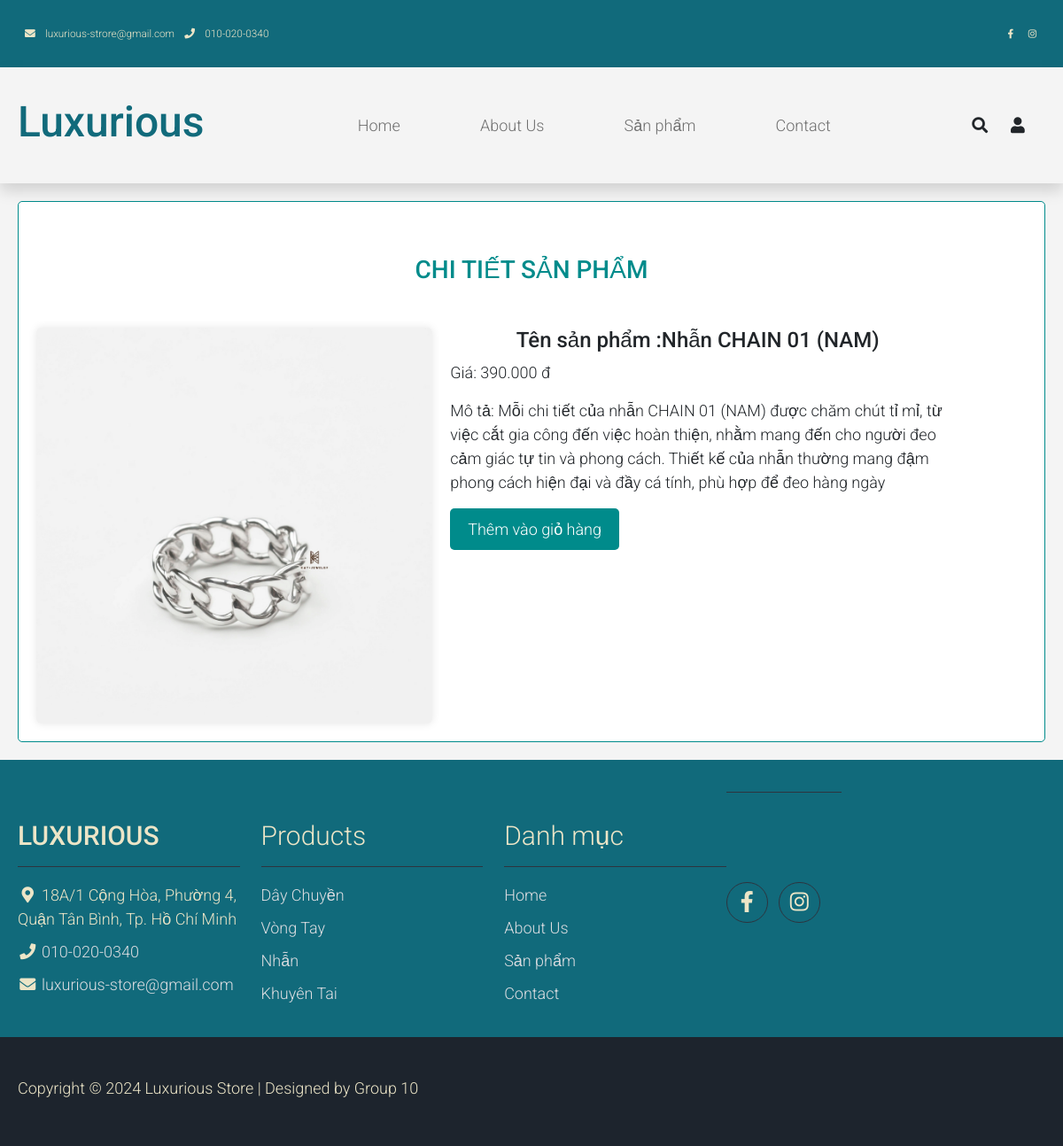
Page /index.php?act=chitietsp&id=10 on the committed database.
### tables this page shows
CREATE TABLE `products` (
  `id` int(10) NOT NULL,
  `name` varchar(50) NOT NULL,
  `qty` int(20) NOT NULL,
  `price` int(20) NOT NULL,
  `method` varchar(500) NOT NULL,
  `image` varchar(50) NOT NULL,
  `id_type` int(10) NOT NULL
);

### view/chitietsp.php (the view, shortened to what this page needs)
<!DOCTYPE html>
<html lang="vi">
<head>
</head>
<body>
    <div class="container">
        <div class="product_detail">
            <h3>CHI TIẾT SẢN PHẨM </h3>
            <div class="hinhanh">
                <?php
                @include 'connectdb.php';
                if (isset($_GET['id'])) {
                    $id = $_GET['id'];
                    $sql = "SELECT * FROM products WHERE id='$id'";
                    $result = $conn->query($sql);
                    if ($result->num_rows > 0) {
                        $row_pro = $result->fetch_assoc();
                        echo '<img src="admin/update_img/' . $row_pro['image'] . '" alt="Hình ảnh sản phẩm"> ';
                    } else {
                        echo 'Không tìm thấy hình ảnh sản phẩm';
                    }
                } else {
                    echo 'Không có hình ảnh sản phẩm để hiển thị';
                }
                ?>
            </div>
            <div class="thongtin">
                <?php
                @include 'connectdb.php';
                if (isset($_GET['id'])) {
                    $id = $_GET['id'];
                    $sql = "SELECT * FROM products WHERE id='$id'";
                    $result = $conn->query($sql);
                    if ($result->num_rows > 0) {
                        $row_pro = $result->fetch_assoc();
                        echo '<h4>Tên sản phẩm :' . $row_pro['name'] . '</h4>';
                        echo '<p>Giá: ' . number_format($row_pro['price'], 0, ',', '.') . ' đ</p>';
                        echo '<p>Mô tả: ' . $row_pro['method'] . '</p>';
                    } else {
                        echo 'Không tìm thấy sản phẩm';
                    }
                } else {
                    echo 'Không có thông tin sản phẩm để hiển thị';
                }
                ?>
                <?php
                echo '<form action="index.php?act=giohang&id" method="post">';
                echo '<input type="submit" name="add_to_cart" value="Thêm vào giỏ hàng">';
                echo '</form>';
                ?>
            </div>
        </div>
    </div>
</body>
</html>

### public/css/main.css (style rules this page uses)
body, ul, li, p, a, label, input, div { font-family: 'Roboto', sans-serif; font-size: 18px !important; font-weight: 300 !important; }

### view/chitietsp.php (style rules this page uses)
body { font-family: Arial, sans-serif; margin: 0; padding: 0; background-color: #f4f4f4; }
.container { display: flex; max-width: 1200px; margin: 0 auto; padding: 20px; box-sizing: border-box; }
.product_detail { flex: 1; background-color: #ffffff; border: 1px solid #008B8B; border-radius: 5px; padding: 20px; }
.hinhanh { width: 40%; float: left; margin-right: 20px; }
.hinhanh img { width: 100%; border-radius: 5px; box-shadow: 0 0 10px rgba(0, 0, 0, 0.1); }
.thongtin { width: 50%; float: left; }
.thongtin p { margin-top: 0; }
.thongtin input[type="submit"] { background-color: #008B8B; color: #fff; border: none; padding: 10px 20px; border-radius: 5px; cursor: pointer; transition: background-color 0.3s ease; }
.product_detail h3, .product_detail h4 { text-align: center; }
.product_detail h3 { padding: 40px; color: #008B8B; }

### rows in the picture
products: image (picture), name "Nhẫn CHAIN 01 (NAM)", price "390.000", method "Mỗi chi tiết của nhẫn CHAIN 01 (NAM) được chăm chút tỉ mỉ, từ việc cắt gia công đến việc hoàn thiện, nhằm mang đến cho người đeo cảm giác tự tin và phong cách. Thiết kế của nhẫn thường mang đậm phong cách hiện đại và đầy cá tính, phù hợp để đeo hàng ngày"
